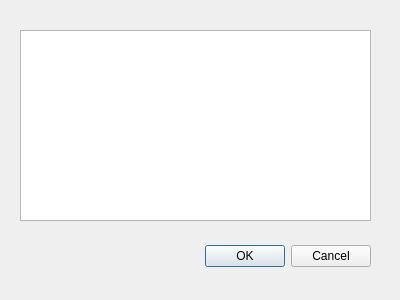
<?xml version="1.0" encoding="UTF-8"?>
<ui version="4.0">
 <class>Dialog</class>
 <widget class="QDialog" name="Dialog">
  <property name="geometry">
   <rect>
    <x>0</x>
    <y>0</y>
    <width>400</width>
    <height>300</height>
   </rect>
  </property>
  <property name="windowTitle">
   <string>Post Processor</string>
  </property>
  <widget class="QDialogButtonBox" name="buttonBox">
   <property name="geometry">
    <rect>
     <x>30</x>
     <y>240</y>
     <width>341</width>
     <height>32</height>
    </rect>
   </property>
   <property name="orientation">
    <enum>Qt::Horizontal</enum>
   </property>
   <property name="standardButtons">
    <set>QDialogButtonBox::Cancel|QDialogButtonBox::Ok</set>
   </property>
  </widget>
  <widget class="QListWidget" name="lwPostProcessor">
   <property name="geometry">
    <rect>
     <x>20</x>
     <y>30</y>
     <width>351</width>
     <height>191</height>
    </rect>
   </property>
   <property name="toolTip">
    <string>Displays available post processors. CivilCvCAD includes several pre-installed post processors. At least one post processor must be enabled in preferences.</string>
   </property>
  </widget>
 </widget>
 <resources/>
 <connections>
  <connection>
   <sender>buttonBox</sender>
   <signal>accepted()</signal>
   <receiver>Dialog</receiver>
   <slot>accept()</slot>
   <hints>
    <hint type="sourcelabel">
     <x>248</x>
     <y>254</y>
    </hint>
    <hint type="destinationlabel">
     <x>157</x>
     <y>274</y>
    </hint>
   </hints>
  </connection>
  <connection>
   <sender>buttonBox</sender>
   <signal>rejected()</signal>
   <receiver>Dialog</receiver>
   <slot>reject()</slot>
   <hints>
    <hint type="sourcelabel">
     <x>316</x>
     <y>260</y>
    </hint>
    <hint type="destinationlabel">
     <x>286</x>
     <y>274</y>
    </hint>
   </hints>
  </connection>
 </connections>
</ui>
